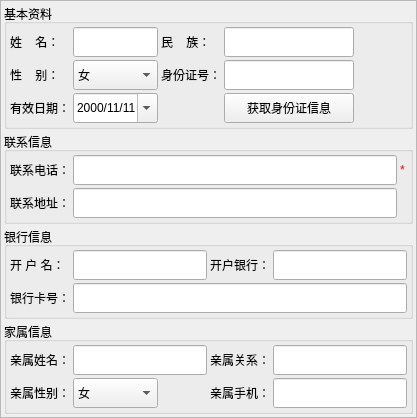
    <widget class="QFrame" name="frame_11">
     <property name="frameShape">
      <enum>QFrame::StyledPanel</enum>
     </property>
     <property name="frameShadow">
      <enum>QFrame::Raised</enum>
     </property>
     <layout class="QVBoxLayout" name="verticalLayout_5">
      <property name="spacing">
       <number>3</number>
      </property>
      <property name="margin">
       <number>3</number>
      </property>
      <item>
       <widget class="QGroupBox" name="groupBox">
        <property name="minimumSize">
         <size>
          <width>0</width>
          <height>0</height>
         </size>
        </property>
        <property name="maximumSize">
         <size>
          <width>16777215</width>
          <height>16777215</height>
         </size>
        </property>
        <property name="title">
         <string>基本资料</string>
        </property>
        <layout class="QGridLayout" name="gridLayout_3">
         <property name="margin">
          <number>3</number>
         </property>
         <property name="spacing">
          <number>3</number>
         </property>
         <item row="0" column="3">
          <widget class="QLineEdit" name="lineEdit_2">
           <property name="minimumSize">
            <size>
             <width>130</width>
             <height>30</height>
            </size>
           </property>
           <property name="maximumSize">
            <size>
             <width>16777215</width>
             <height>16777215</height>
            </size>
           </property>
           <property name="readOnly">
            <bool>false</bool>
           </property>
          </widget>
         </item>
         <item row="0" column="1">
          <widget class="QLineEdit" name="lineEdit">
           <property name="minimumSize">
            <size>
             <width>85</width>
             <height>30</height>
            </size>
           </property>
           <property name="maximumSize">
            <size>
             <width>85</width>
             <height>16777215</height>
            </size>
           </property>
           <property name="readOnly">
            <bool>false</bool>
           </property>
          </widget>
         </item>
         <item row="1" column="3">
          <widget class="QLineEdit" name="lineEdit_3">
           <property name="minimumSize">
            <size>
             <width>130</width>
             <height>30</height>
            </size>
           </property>
           <property name="maximumSize">
            <size>
             <width>16777215</width>
             <height>16777215</height>
            </size>
           </property>
           <property name="text">
            <string/>
           </property>
           <property name="readOnly">
            <bool>false</bool>
           </property>
          </widget>
         </item>
         <item row="2" column="1">
          <widget class="QDateEdit" name="dateEdit">
           <property name="minimumSize">
            <size>
             <width>85</width>
             <height>30</height>
            </size>
           </property>
           <property name="maximumSize">
            <size>
             <width>85</width>
             <height>16777215</height>
            </size>
           </property>
           <property name="date">
            <date>
             <year>2000</year>
             <month>11</month>
             <day>11</day>
            </date>
           </property>
           <property name="displayFormat">
            <string>yyyy/M/d</string>
           </property>
           <property name="calendarPopup">
            <bool>true</bool>
           </property>
          </widget>
         </item>
         <item row="0" column="0">
          <widget class="QLabel" name="label">
           <property name="minimumSize">
            <size>
             <width>0</width>
             <height>30</height>
            </size>
           </property>
           <property name="text">
            <string>姓    名：</string>
           </property>
          </widget>
         </item>
         <item row="0" column="2">
          <widget class="QLabel" name="label_4">
           <property name="minimumSize">
            <size>
             <width>0</width>
             <height>30</height>
            </size>
           </property>
           <property name="text">
            <string>民    族：</string>
           </property>
          </widget>
         </item>
         <item row="1" column="0">
          <widget class="QLabel" name="label_2">
           <property name="minimumSize">
            <size>
             <width>0</width>
             <height>30</height>
            </size>
           </property>
           <property name="text">
            <string>性    别：</string>
           </property>
          </widget>
         </item>
         <item row="1" column="1">
          <widget class="QComboBox" name="comboBox">
           <property name="minimumSize">
            <size>
             <width>85</width>
             <height>30</height>
            </size>
           </property>
           <property name="maximumSize">
            <size>
             <width>85</width>
             <height>16777215</height>
            </size>
           </property>
           <item>
            <property name="text">
             <string>女</string>
            </property>
           </item>
           <item>
            <property name="text">
             <string>男</string>
            </property>
           </item>
          </widget>
         </item>
         <item row="1" column="2">
          <widget class="QLabel" name="label_5">
           <property name="minimumSize">
            <size>
             <width>0</width>
             <height>30</height>
            </size>
           </property>
           <property name="text">
            <string>身份证号：</string>
           </property>
          </widget>
         </item>
         <item row="2" column="0">
          <widget class="QLabel" name="label_3">
           <property name="minimumSize">
            <size>
             <width>0</width>
             <height>30</height>
            </size>
           </property>
           <property name="text">
            <string>有效日期：</string>
           </property>
          </widget>
         </item>
         <item row="2" column="3">
          <widget class="QPushButton" name="pushButton">
           <property name="minimumSize">
            <size>
             <width>130</width>
             <height>30</height>
            </size>
           </property>
           <property name="maximumSize">
            <size>
             <width>16777215</width>
             <height>16777215</height>
            </size>
           </property>
           <property name="text">
            <string>获取身份证信息</string>
           </property>
           <property name="autoDefault">
            <bool>false</bool>
           </property>
          </widget>
         </item>
         <item row="1" column="4">
          <widget class="QLabel" name="label_17">
           <property name="minimumSize">
            <size>
             <width>50</width>
             <height>0</height>
            </size>
           </property>
           <property name="text">
            <string/>
           </property>
          </widget>
         </item>
         <item row="2" column="2">
          <widget class="QLabel" name="label_26">
           <property name="text">
            <string/>
           </property>
          </widget>
         </item>
        </layout>
       </widget>
      </item>
      <item>
       <widget class="QGroupBox" name="groupBox_2">
        <property name="maximumSize">
         <size>
          <width>16777215</width>
          <height>16777215</height>
         </size>
        </property>
        <property name="title">
         <string>联系信息</string>
        </property>
        <layout class="QGridLayout" name="gridLayout_4">
         <property name="margin">
          <number>3</number>
         </property>
         <property name="spacing">
          <number>3</number>
         </property>
         <item row="0" column="0">
          <widget class="QLabel" name="label_6">
           <property name="minimumSize">
            <size>
             <width>0</width>
             <height>30</height>
            </size>
           </property>
           <property name="text">
            <string>联系电话：</string>
           </property>
          </widget>
         </item>
         <item row="0" column="2">
          <widget class="QLabel" name="label_8">
           <property name="palette">
            <palette>
             <active>
              <colorrole role="WindowText">
               <brush brushstyle="SolidPattern">
                <color alpha="255">
                 <red>255</red>
                 <green>0</green>
                 <blue>0</blue>
                </color>
               </brush>
              </colorrole>
              <colorrole role="Button">
               <brush brushstyle="SolidPattern">
                <color alpha="255">
                 <red>255</red>
                 <green>0</green>
                 <blue>0</blue>
                </color>
               </brush>
              </colorrole>
              <colorrole role="Light">
               <brush brushstyle="SolidPattern">
                <color alpha="255">
                 <red>255</red>
                 <green>127</green>
                 <blue>127</blue>
                </color>
               </brush>
              </colorrole>
              <colorrole role="Midlight">
               <brush brushstyle="SolidPattern">
                <color alpha="255">
                 <red>255</red>
                 <green>63</green>
                 <blue>63</blue>
                </color>
               </brush>
              </colorrole>
              <colorrole role="Dark">
               <brush brushstyle="SolidPattern">
                <color alpha="255">
                 <red>127</red>
                 <green>0</green>
                 <blue>0</blue>
                </color>
               </brush>
              </colorrole>
              <colorrole role="Mid">
               <brush brushstyle="SolidPattern">
                <color alpha="255">
                 <red>170</red>
                 <green>0</green>
                 <blue>0</blue>
                </color>
               </brush>
              </colorrole>
              <colorrole role="Text">
               <brush brushstyle="SolidPattern">
                <color alpha="255">
                 <red>0</red>
                 <green>0</green>
                 <blue>0</blue>
                </color>
               </brush>
              </colorrole>
              <colorrole role="BrightText">
               <brush brushstyle="SolidPattern">
                <color alpha="255">
                 <red>255</red>
                 <green>255</green>
                 <blue>255</blue>
                </color>
               </brush>
              </colorrole>
              <colorrole role="ButtonText">
               <brush brushstyle="SolidPattern">
                <color alpha="255">
                 <red>0</red>
                 <green>0</green>
                 <blue>0</blue>
                </color>
               </brush>
              </colorrole>
              <colorrole role="Base">
               <brush brushstyle="SolidPattern">
                <color alpha="255">
                 <red>255</red>
                 <green>255</green>
                 <blue>255</blue>
                </color>
               </brush>
              </colorrole>
              <colorrole role="Window">
               <brush brushstyle="SolidPattern">
                <color alpha="255">
                 <red>255</red>
                 <green>0</green>
                 <blue>0</blue>
                </color>
               </brush>
              </colorrole>
              <colorrole role="Shadow">
               <brush brushstyle="SolidPattern">
                <color alpha="255">
                 <red>0</red>
                 <green>0</green>
                 <blue>0</blue>
                </color>
               </brush>
              </colorrole>
              <colorrole role="AlternateBase">
               <brush brushstyle="SolidPattern">
                <color alpha="255">
                 <red>255</red>
                 <green>127</green>
                 <blue>127</blue>
                </color>
               </brush>
              </colorrole>
              <colorrole role="ToolTipBase">
               <brush brushstyle="SolidPattern">
                <color alpha="255">
                 <red>255</red>
                 <green>255</green>
                 <blue>220</blue>
                </color>
               </brush>
              </colorrole>
              <colorrole role="ToolTipText">
               <brush brushstyle="SolidPattern">
                <color alpha="255">
                 <red>0</red>
                 <green>0</green>
                 <blue>0</blue>
                </color>
               </brush>
              </colorrole>
             </active>
             <inactive>
              <colorrole role="WindowText">
               <brush brushstyle="SolidPattern">
                <color alpha="255">
                 <red>255</red>
                 <green>0</green>
                 <blue>0</blue>
                </color>
               </brush>
              </colorrole>
              <colorrole role="Button">
               <brush brushstyle="SolidPattern">
                <color alpha="255">
                 <red>255</red>
                 <green>0</green>
                 <blue>0</blue>
                </color>
               </brush>
              </colorrole>
              <colorrole role="Light">
               <brush brushstyle="SolidPattern">
                <color alpha="255">
                 <red>255</red>
                 <green>127</green>
                 <blue>127</blue>
                </color>
               </brush>
              </colorrole>
              <colorrole role="Midlight">
               <brush brushstyle="SolidPattern">
                <color alpha="255">
                 <red>255</red>
                 <green>63</green>
                 <blue>63</blue>
                </color>
               </brush>
              </colorrole>
              <colorrole role="Dark">
               <brush brushstyle="SolidPattern">
                <color alpha="255">
                 <red>127</red>
                 <green>0</green>
                 <blue>0</blue>
                </color>
               </brush>
              </colorrole>
              <colorrole role="Mid">
               <brush brushstyle="SolidPattern">
                <color alpha="255">
                 <red>170</red>
                 <green>0</green>
                 <blue>0</blue>
                </color>
               </brush>
              </colorrole>
              <colorrole role="Text">
               <brush brushstyle="SolidPattern">
                <color alpha="255">
                 <red>0</red>
                 <green>0</green>
                 <blue>0</blue>
                </color>
               </brush>
              </colorrole>
              <colorrole role="BrightText">
               <brush brushstyle="SolidPattern">
                <color alpha="255">
                 <red>255</red>
                 <green>255</green>
                 <blue>255</blue>
                </color>
               </brush>
              </colorrole>
              <colorrole role="ButtonText">
               <brush brushstyle="SolidPattern">
                <color alpha="255">
                 <red>0</red>
                 <green>0</green>
                 <blue>0</blue>
                </color>
               </brush>
              </colorrole>
              <colorrole role="Base">
               <brush brushstyle="SolidPattern">
                <color alpha="255">
                 <red>255</red>
                 <green>255</green>
                 <blue>255</blue>
                </color>
               </brush>
              </colorrole>
              <colorrole role="Window">
               <brush brushstyle="SolidPattern">
                <color alpha="255">
                 <red>255</red>
                 <green>0</green>
                 <blue>0</blue>
                </color>
               </brush>
              </colorrole>
              <colorrole role="Shadow">
               <brush brushstyle="SolidPattern">
                <color alpha="255">
                 <red>0</red>
                 <green>0</green>
                 <blue>0</blue>
                </color>
               </brush>
              </colorrole>
              <colorrole role="AlternateBase">
               <brush brushstyle="SolidPattern">
                <color alpha="255">
                 <red>255</red>
                 <green>127</green>
                 <blue>127</blue>
                </color>
               </brush>
              </colorrole>
              <colorrole role="ToolTipBase">
               <brush brushstyle="SolidPattern">
                <color alpha="255">
                 <red>255</red>
                 <green>255</green>
                 <blue>220</blue>
                </color>
               </brush>
              </colorrole>
              <colorrole role="ToolTipText">
               <brush brushstyle="SolidPattern">
                <color alpha="255">
                 <red>0</red>
                 <green>0</green>
                 <blue>0</blue>
                </color>
               </brush>
              </colorrole>
             </inactive>
             <disabled>
              <colorrole role="WindowText">
               <brush brushstyle="SolidPattern">
                <color alpha="255">
                 <red>127</red>
                 <green>0</green>
                 <blue>0</blue>
                </color>
               </brush>
              </colorrole>
              <colorrole role="Button">
               <brush brushstyle="SolidPattern">
                <color alpha="255">
                 <red>255</red>
                 <green>0</green>
                 <blue>0</blue>
                </color>
               </brush>
              </colorrole>
              <colorrole role="Light">
               <brush brushstyle="SolidPattern">
                <color alpha="255">
                 <red>255</red>
                 <green>127</green>
                 <blue>127</blue>
                </color>
               </brush>
              </colorrole>
              <colorrole role="Midlight">
               <brush brushstyle="SolidPattern">
                <color alpha="255">
                 <red>255</red>
                 <green>63</green>
                 <blue>63</blue>
                </color>
               </brush>
              </colorrole>
              <colorrole role="Dark">
               <brush brushstyle="SolidPattern">
                <color alpha="255">
                 <red>127</red>
                 <green>0</green>
                 <blue>0</blue>
                </color>
               </brush>
              </colorrole>
              <colorrole role="Mid">
               <brush brushstyle="SolidPattern">
                <color alpha="255">
                 <red>170</red>
                 <green>0</green>
                 <blue>0</blue>
                </color>
               </brush>
              </colorrole>
              <colorrole role="Text">
               <brush brushstyle="SolidPattern">
                <color alpha="255">
                 <red>127</red>
                 <green>0</green>
                 <blue>0</blue>
                </color>
               </brush>
              </colorrole>
              <colorrole role="BrightText">
               <brush brushstyle="SolidPattern">
                <color alpha="255">
                 <red>255</red>
                 <green>255</green>
                 <blue>255</blue>
                </color>
               </brush>
              </colorrole>
              <colorrole role="ButtonText">
               <brush brushstyle="SolidPattern">
                <color alpha="255">
                 <red>127</red>
                 <green>0</green>
                 <blue>0</blue>
                </color>
               </brush>
              </colorrole>
              <colorrole role="Base">
               <brush brushstyle="SolidPattern">
                <color alpha="255">
                 <red>255</red>
                 <green>0</green>
                 <blue>0</blue>
                </color>
               </brush>
              </colorrole>
              <colorrole role="Window">
               <brush brushstyle="SolidPattern">
                <color alpha="255">
                 <red>255</red>
                 <green>0</green>
                 <blue>0</blue>
                </color>
               </brush>
              </colorrole>
              <colorrole role="Shadow">
               <brush brushstyle="SolidPattern">
                <color alpha="255">
                 <red>0</red>
                 <green>0</green>
                 <blue>0</blue>
                </color>
               </brush>
              </colorrole>
              <colorrole role="AlternateBase">
               <brush brushstyle="SolidPattern">
                <color alpha="255">
                 <red>255</red>
                 <green>0</green>
                 <blue>0</blue>
                </color>
               </brush>
              </colorrole>
              <colorrole role="ToolTipBase">
               <brush brushstyle="SolidPattern">
                <color alpha="255">
                 <red>255</red>
                 <green>255</green>
                 <blue>220</blue>
                </color>
               </brush>
              </colorrole>
              <colorrole role="ToolTipText">
               <brush brushstyle="SolidPattern">
                <color alpha="255">
                 <red>0</red>
                 <green>0</green>
                 <blue>0</blue>
                </color>
               </brush>
              </colorrole>
             </disabled>
            </palette>
           </property>
           <property name="text">
            <string>*</string>
           </property>
          </widget>
         </item>
         <item row="1" column="0">
          <widget class="QLabel" name="label_7">
           <property name="minimumSize">
            <size>
             <width>0</width>
             <height>30</height>
            </size>
           </property>
           <property name="text">
            <string>联系地址：</string>
           </property>
          </widget>
         </item>
         <item row="1" column="2">
          <widget class="QLabel" name="label_9">
           <property name="text">
            <string/>
           </property>
          </widget>
         </item>
         <item row="1" column="1">
          <widget class="QLineEdit" name="lineEdit_5">
           <property name="minimumSize">
            <size>
             <width>0</width>
             <height>30</height>
            </size>
           </property>
          </widget>
         </item>
         <item row="0" column="1">
          <widget class="QLineEdit" name="lineEdit_4">
           <property name="minimumSize">
            <size>
             <width>0</width>
             <height>30</height>
            </size>
           </property>
          </widget>
         </item>
        </layout>
       </widget>
      </item>
      <item>
       <widget class="QGroupBox" name="groupBox_3">
        <property name="maximumSize">
         <size>
          <width>16777215</width>
          <height>16777215</height>
         </size>
        </property>
        <property name="title">
         <string>银行信息</string>
        </property>
        <layout class="QGridLayout" name="gridLayout_5">
         <property name="margin">
          <number>3</number>
         </property>
         <property name="spacing">
          <number>3</number>
         </property>
         <item row="0" column="0">
          <widget class="QLabel" name="label_10">
           <property name="minimumSize">
            <size>
             <width>0</width>
             <height>30</height>
            </size>
           </property>
           <property name="text">
            <string>开 户 名：</string>
           </property>
          </widget>
         </item>
         <item row="0" column="1">
          <widget class="QLineEdit" name="lineEdit_6">
           <property name="minimumSize">
            <size>
             <width>85</width>
             <height>30</height>
            </size>
           </property>
           <property name="maximumSize">
            <size>
             <width>16777215</width>
             <height>16777215</height>
            </size>
           </property>
          </widget>
         </item>
         <item row="0" column="2">
          <widget class="QLabel" name="label_12">
           <property name="minimumSize">
            <size>
             <width>0</width>
             <height>30</height>
            </size>
           </property>
           <property name="text">
            <string>开户银行：</string>
           </property>
          </widget>
         </item>
         <item row="0" column="3">
          <widget class="QLineEdit" name="lineEdit_7">
           <property name="minimumSize">
            <size>
             <width>130</width>
             <height>30</height>
            </size>
           </property>
          </widget>
         </item>
         <item row="1" column="0">
          <widget class="QLabel" name="label_14">
           <property name="minimumSize">
            <size>
             <width>0</width>
             <height>30</height>
            </size>
           </property>
           <property name="text">
            <string>银行卡号：</string>
           </property>
          </widget>
         </item>
         <item row="1" column="1" colspan="3">
          <widget class="QLineEdit" name="lineEdit_8">
           <property name="minimumSize">
            <size>
             <width>0</width>
             <height>30</height>
            </size>
           </property>
          </widget>
         </item>
        </layout>
       </widget>
      </item>
      <item>
       <widget class="QGroupBox" name="groupBox_4">
        <property name="maximumSize">
         <size>
          <width>16777215</width>
          <height>16777215</height>
         </size>
        </property>
        <property name="title">
         <string>家属信息</string>
        </property>
        <layout class="QGridLayout" name="gridLayout_6">
         <property name="margin">
          <number>3</number>
         </property>
         <property name="spacing">
          <number>3</number>
         </property>
         <item row="1" column="2">
          <widget class="QLabel" name="label_23">
           <property name="minimumSize">
            <size>
             <width>0</width>
             <height>30</height>
            </size>
           </property>
           <property name="text">
            <string>亲属手机：</string>
           </property>
          </widget>
         </item>
         <item row="1" column="1">
          <widget class="QComboBox" name="comboBox_7">
           <property name="minimumSize">
            <size>
             <width>85</width>
             <height>30</height>
            </size>
           </property>
           <property name="maximumSize">
            <size>
             <width>85</width>
             <height>16777215</height>
            </size>
           </property>
           <item>
            <property name="text">
             <string>女</string>
            </property>
           </item>
           <item>
            <property name="text">
             <string>男</string>
            </property>
           </item>
          </widget>
         </item>
         <item row="1" column="0">
          <widget class="QLabel" name="label_18">
           <property name="minimumSize">
            <size>
             <width>0</width>
             <height>30</height>
            </size>
           </property>
           <property name="text">
            <string>亲属性别：</string>
           </property>
          </widget>
         </item>
         <item row="0" column="2">
          <widget class="QLabel" name="label_22">
           <property name="minimumSize">
            <size>
             <width>0</width>
             <height>30</height>
            </size>
           </property>
           <property name="text">
            <string>亲属关系：</string>
           </property>
          </widget>
         </item>
         <item row="0" column="0">
          <widget class="QLabel" name="label_16">
           <property name="minimumSize">
            <size>
             <width>0</width>
             <height>30</height>
            </size>
           </property>
           <property name="text">
            <string>亲属姓名：</string>
           </property>
          </widget>
         </item>
         <item row="1" column="3">
          <widget class="QLineEdit" name="lineEdit_12">
           <property name="minimumSize">
            <size>
             <width>130</width>
             <height>30</height>
            </size>
           </property>
           <property name="text">
            <string/>
           </property>
          </widget>
         </item>
         <item row="0" column="3">
          <widget class="QLineEdit" name="lineEdit_11">
           <property name="minimumSize">
            <size>
             <width>130</width>
             <height>30</height>
            </size>
           </property>
           <property name="text">
            <string/>
           </property>
          </widget>
         </item>
         <item row="0" column="1">
          <widget class="QLineEdit" name="lineEdit_9">
           <property name="minimumSize">
            <size>
             <width>85</width>
             <height>30</height>
            </size>
           </property>
           <property name="maximumSize">
            <size>
             <width>16777215</width>
             <height>16777215</height>
            </size>
           </property>
          </widget>
         </item>
        </layout>
       </widget>
      </item>
     </layout>
    </widget>
